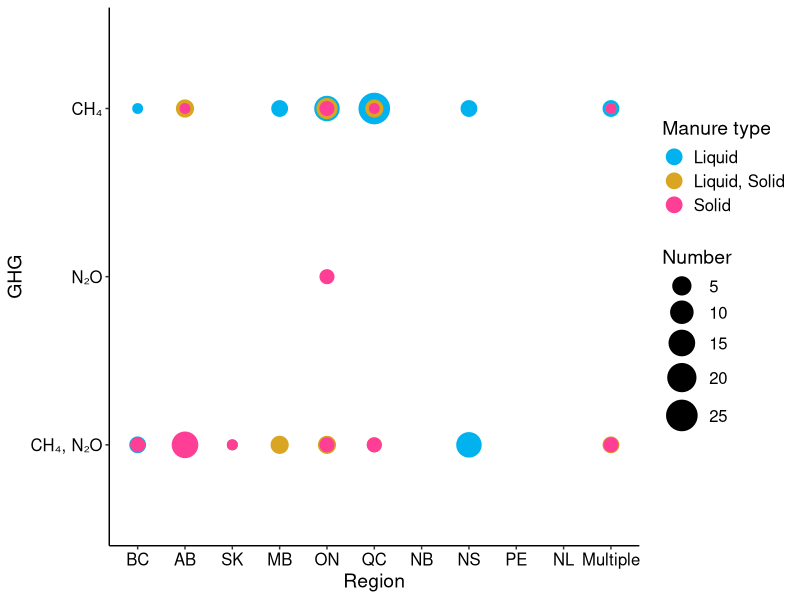
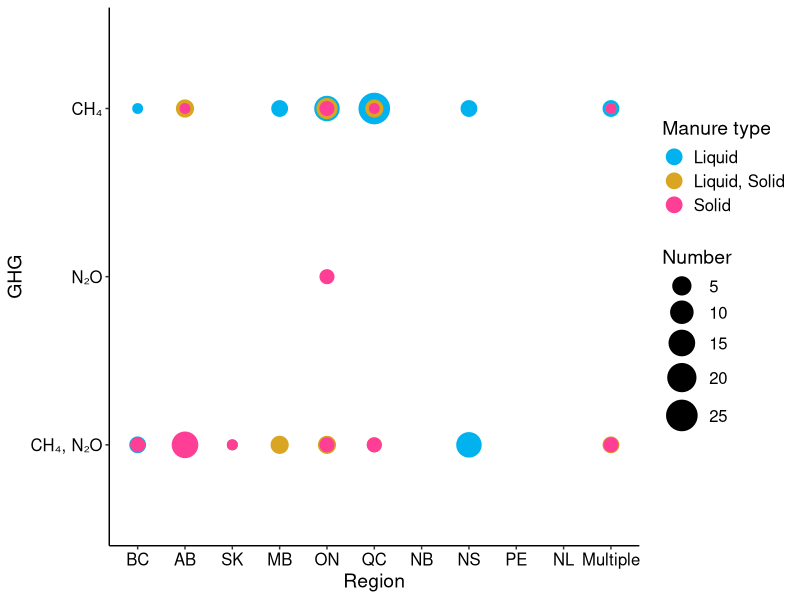

R code for these plots, in order:
#Articles with CH4, N2O, or both
library(tidyverse)

#Read data
GHG.CH4 <- read.csv("input/Canada GHG storage lit review data 20240611.csv",header = T)

#Obtain studies with storage measurement 
GHG.storage <- GHG.CH4[grepl("Storage", GHG.CH4$GHG.source),]
GHG.storage <- GHG.storage %>%
  subset(GHG.storage$CH4==TRUE | GHG.storage$N2O==TRUE) %>%
  select(Region, Manure.type, CH4, N2O) 
GHG.storage$Region[grep(".*,.*", GHG.storage$Region)] <- "Multiple"
GHG.storage$Region[GHG.storage$Region == 'National'] <- "Multiple"
GHG.storage <- GHG.storage %>%
  mutate(GHG = case_when(
    CH4 & !N2O ~ "CH₄",
    !CH4 & N2O ~ "N₂O",
    CH4 & N2O ~ "CH₄, N₂O",
    TRUE ~ "None"))
GHG.storage <- GHG.storage %>%
  select(-CH4, -N2O) %>%
  drop_na(Manure.type)

#Table for CH4, N2O, and both
GHG.storage <- GHG.storage %>%
  group_by(Region, Manure.type, GHG) %>%
  summarise(Number = n()) %>%
  ungroup() 
GHG.storage$Region <- factor(GHG.storage$Region,
                             levels = c("British Columbia", "Alberta", "Saskatchewan",
                                        "Manitoba", "Ontario","Quebec", "New Brunswick",
                                        "Nova Scotia", "Prince Edward Island",
                                        "Newfoundland", "Multiple"))
GHG.storage$GHG <- factor(GHG.storage$GHG, levels = c("CH₄","N₂O","CH₄, N₂O"))

# Create bubble chart
Figure2 <- ggplot(GHG.storage, aes(x = Region, y = paste(GHG), color = Manure.type, size = Number)) +
  geom_point() +
  labs(x = "Region", y = "GHG", color = "Manure type", size = "Number") +
  scale_color_manual(values = c("Liquid" ="deepskyblue2", "Liquid, Solid" = "goldenrod",
                                "Solid" = "violetred1")) +
  theme_classic() +
  theme(axis.text = element_text(size = 12, colour = "black"),
        axis.title.x = element_text(size = 14),
        axis.title.y = element_text(size = 14),
        legend.title = element_text(size = 14),  # Adjust legend title font size
        legend.text = element_text(size = 12),
        axis.line = element_line(color = "black")) +
  scale_y_discrete(limits = c("CH₄, N₂O","N₂O","CH₄")) +
  scale_x_discrete(labels = c("BC", "AB","SK","MB","ON", "QC","NB","NS",
                              "PE","NL", "Multiple"),
                   limits = c("British Columbia", "Alberta",
                              "Saskatchewan","Manitoba",
                              "Ontario","Quebec",
                              "New Brunswick",
                              "Nova Scotia",
                              "Prince Edward Island",
                              "Newfoundland", "Multiple")) +
  scale_size_continuous(range = c(3,10)) +
  guides(color = guide_legend(override.aes = list(size = 5)))
Figure2

#Export file
ggsave("output/Figure 2 - Bubble chart articles CH4 and N2O.png", Figure2,
       width = 24, height = 10, units = "cm",
       dpi = 300)
